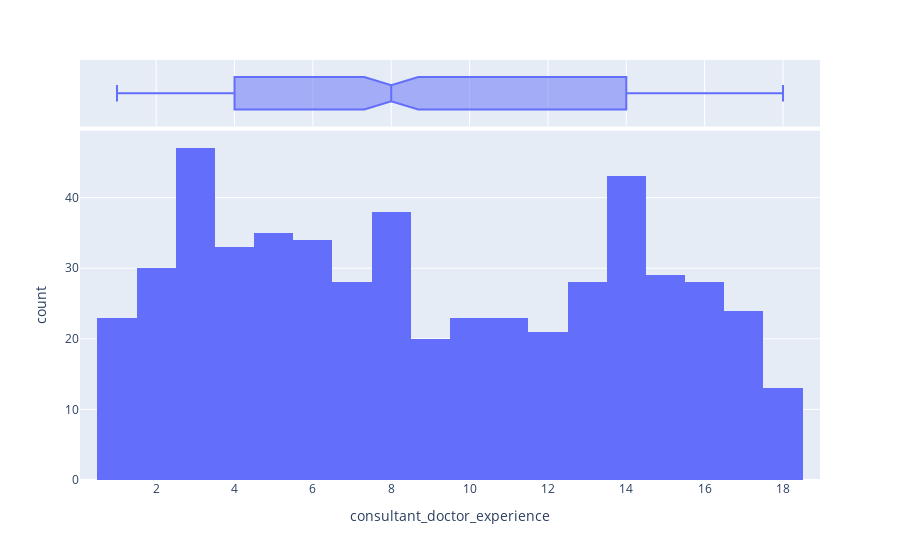

The cell this chart's notebook holds for it:
### Code cell
px.histogram(simulated_dataframe, x="consultant_doctor_experience", marginal="box")

### Figure 1 — Plotly figure (JSON) as saved in the notebook; plotly's stock layout.template omitted (floating-point values rounded to 4 significant figures; data arrays with more than 128 entries replaced by an {"elided": "..."} marker saying what was removed)
{"data": [{"alignmentgroup": "True", "bingroup": "x", "hovertemplate": "consultant_doctor_experience=%{x}<br>count=%{y}<extra></extra>", "legendgroup": "", "marker": {"color": "#636efa", "pattern": {"shape": ""}}, "name": "", "offsetgroup": "", "orientation": "v", "showlegend": false, "type": "histogram", "x": {"elided": "520 int values"}, "xaxis": "x", "yaxis": "y"}, {"alignmentgroup": "True", "hovertemplate": "consultant_doctor_experience=%{x}<extra></extra>", "legendgroup": "", "marker": {"color": "#636efa"}, "name": "", "notched": true, "offsetgroup": "", "showlegend": false, "type": "box", "x": {"elided": "520 int values"}, "xaxis": "x2", "yaxis": "y2"}], "layout": {"barmode": "relative", "legend": {"tracegroupgap": 0}, "margin": {"t": 60}, "xaxis": {"anchor": "y", "domain": [0, 1], "title": {"text": "consultant_doctor_experience"}}, "xaxis2": {"anchor": "y2", "domain": [0, 1], "matches": "x", "showgrid": true, "showticklabels": false}, "yaxis": {"anchor": "x", "domain": [0, 0.8316], "title": {"text": "count"}}, "yaxis2": {"anchor": "x2", "domain": [0.8416, 1], "matches": "y2", "showgrid": false, "showline": false, "showticklabels": false, "ticks": ""}}}
